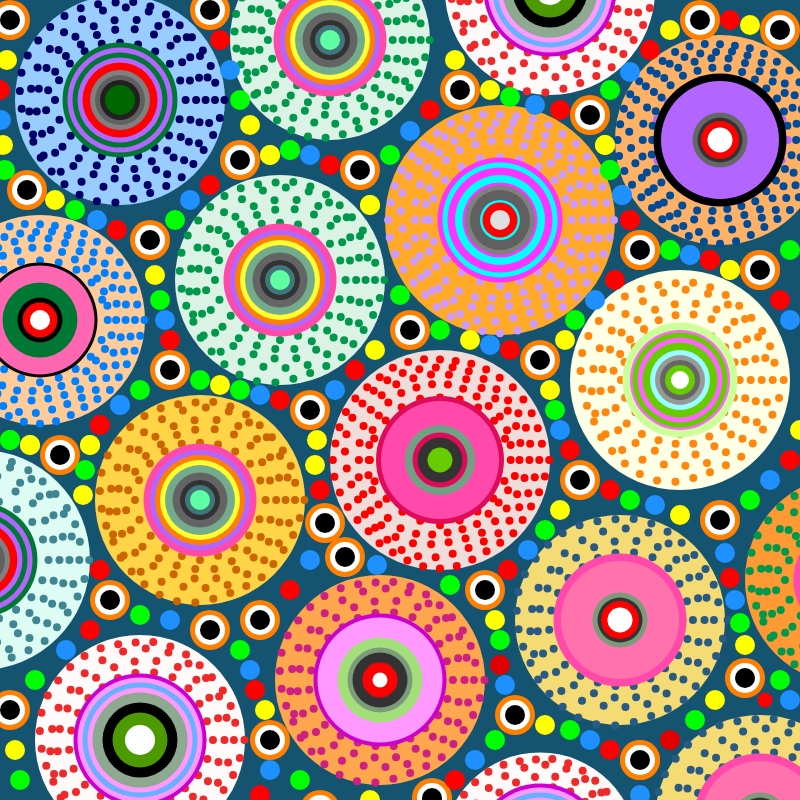
Frame 1 (no input)
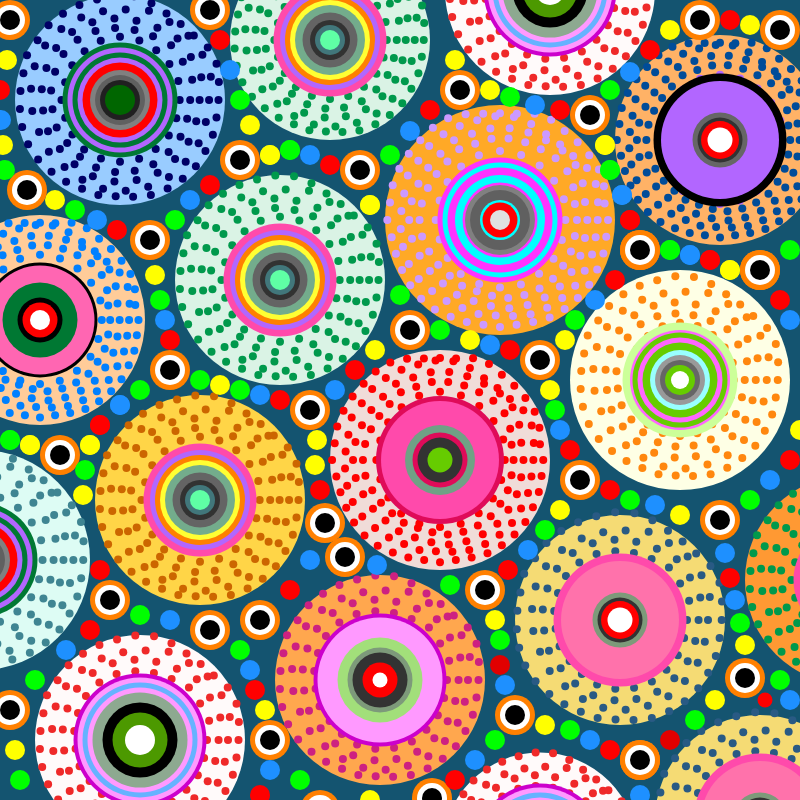
Frame 60 (no input)
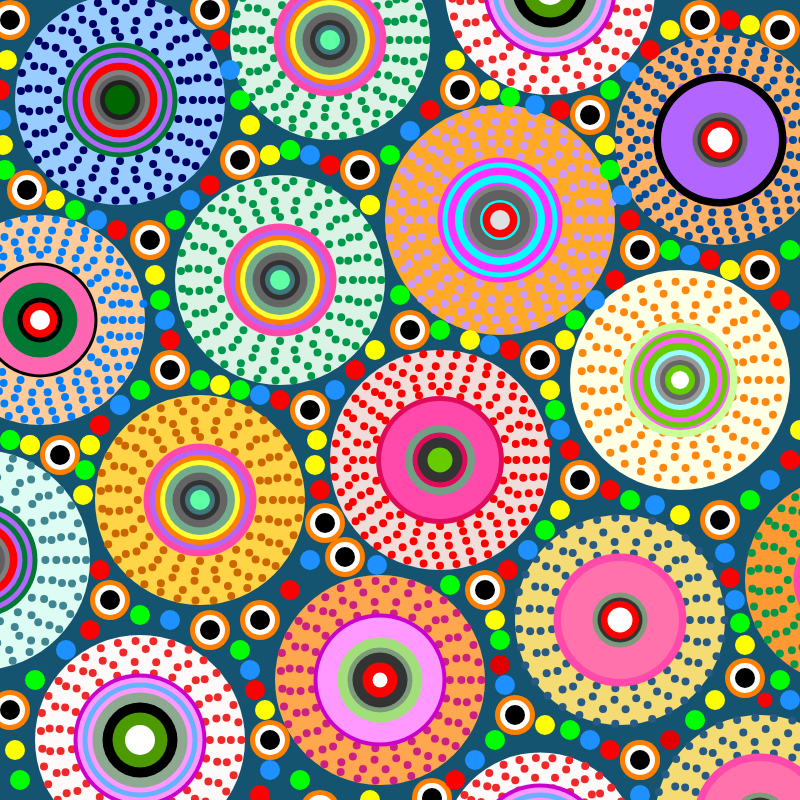
Frame 120 (the mouse pressed at the canvas centre since frame 60)

The p5.js sketch that drew these frames (run headless with seeded random() and noise() and a simulated clock; from frame 60 on, the mouse is pressed at the canvas centre):

// p5.js sketch
// ── sketch.js
let circles;

function setup() {
  createCanvas(800, 800);
   // Movable large circle data
   circles = [
    {
      // The x and y coordinates of the great circle. The size and color of the circle
       x: 280, y: 280, size: 210, color: color(218, 243, 229),
      // Five laps in total. The number of dots in each circle.
       dotCounts: [20, 23, 23, 25, 35],
      // The spacing between each circle of dots.
       radiusFactor: [0.58, 0.68, 0.77, 0.86, 0.95],
      // The color of each circle of dots.
       dotColors: [color(0, 153, 76), color(0, 153, 76), color(0, 153, 76), color(0, 153, 76), color(0, 153, 76)],
       drawRays: false,
      // color of lines
       rayColor: color(255, 130, 46),
      // Number of lines
       numRays: 36,
      // Stack the circles together for each layer of color
       centerCircleColors: [color(255, 74, 171), color(178, 102, 255), color(255, 128, 0), color(255, 255, 51), color(115, 172, 140), color(100, 100, 100), color(50, 50, 50), color(65, 119, 123), color(95, 255, 165)],
      // The size of each layer of the circle stacked together
       centerCircleSizes: [113, 100, 90, 80, 70, 55, 40, 30, 20],
       shake: false
     },
     {
      x: 440, y: 460, size: 220, color: color(240, 220, 216),
      dotCounts: [20, 30, 30, 35, 40],
      radiusFactor: [0.6, 0.68, 0.77, 0.86, 0.95],
      dotColors: [color(255, 0, 0), color(255, 0, 0), color(255, 0, 0), color(255, 0, 0), color(255, 0, 0)],
      drawRays: false,
      centerCircleColors: [color(223, 11, 89), color(255, 74, 171), color(112, 161, 133), color(223, 11, 89), color(51, 51, 51), color(102, 204, 0)],
      centerCircleSizes: [128, 118, 70, 55, 45, 25]
    },
    {
      x: 330, y: 40, size: 200, color: color(218, 243, 229),
      dotCounts: [20, 23, 23, 25, 35],
      radiusFactor: [0.58, 0.68, 0.77, 0.86, 0.95],
      dotColors: [color(0, 153, 76), color(0, 153, 76), color(0, 153, 76), color(0, 153, 76), color(0, 153, 76)],
      drawRays: true,
      rayColor: color(255, 165, 0),
      numRays: 36,
      centerCircleColors: [color(255, 74, 171), color(178, 102, 255), color(255, 128, 0), color(255, 255, 51), color(115, 172, 140), color(100, 100, 100), color(50, 50, 50), color(65, 119, 123), color(95, 255, 165)],
      centerCircleSizes: [113, 100, 90, 80, 70, 55, 40, 30, 20]
    },
    {
      x: 850, y: 580, size: 210, color: color(255, 153, 51),
      dotCounts: [20, 23, 23, 25, 35],
      radiusFactor: [0.58, 0.68, 0.77, 0.86, 0.95],
      dotColors: [color(0, 153, 76), color(0, 153, 76), color(0, 153, 76), color(0, 153, 76), color(0, 153, 76)],
      drawRays: true,
      rayColor: color(255, 165, 0),
      numRays: 36,
      centerCircleColors: [color(255, 74, 171), color(178, 102, 255), color(255, 128, 0), color(255, 255, 51), color(115, 172, 140), color(100, 100, 100), color(50, 50, 50), color(65, 119, 123), color(95, 255, 165)],
      centerCircleSizes: [113, 100, 90, 80, 70, 55, 40, 30, 20]
    },
    {
      x: -20, y: 560, size: 220, color: color(221, 252, 244),
      dotCounts: [20, 23, 23, 25, 35],
      radiusFactor: [0.58, 0.68, 0.77, 0.86, 0.95],
      dotColors: [color(63, 133, 146), color(63, 133, 146), color(63, 133, 146), color(63, 133, 146), color(63, 133, 146)],
      drawRays: false,
      centerCircleColors: [color(0, 120, 51), color(178, 102, 255), color(0, 120, 51), color(178, 102, 255), color(255, 0, 0), color(128, 128, 128), color(96, 96, 96), color(32, 32, 32), color(0, 102, 0)],
      centerCircleSizes: [115, 105, 95, 85, 75, 60, 50, 40, 30]
    },
    {
      x: 120, y: 100, size: 210, color: color(153, 204, 255),
      dotCounts: [20, 23, 23, 25, 35],
      radiusFactor: [0.58, 0.68, 0.77, 0.86, 0.95],
      dotColors: [color(0, 0, 102), color(0, 0, 102), color(0, 0, 102), color(0, 0, 102), color(0, 0, 102)],
      drawRays: false,
      centerCircleColors: [color(0, 120, 51), color(178, 102, 255), color(0, 120, 51), color(178, 102, 255), color(255, 0, 0), color(128, 128, 128), color(96, 96, 96), color(32, 32, 32), color(0, 102, 0)],
      centerCircleSizes: [115, 105, 95, 85, 75, 60, 50, 40, 30]
    },
    {
      x: 40, y: 320, size: 210, color: color(255, 204, 153),
      dotCounts: [20, 30, 30, 35, 40],
      radiusFactor: [0.6, 0.68, 0.77, 0.86, 0.95],
      dotColors: [color(0, 128, 255), color(0, 128, 255), color(0, 128, 255), color(0, 128, 255), color(0, 128, 255)],
      drawRays: false,
      centerCircleColors: [color(0, 0, 0), color(255, 102, 178), color(0, 120, 51), color(0, 0, 0), color(255, 0, 0), color(255, 255, 255)],
      centerCircleSizes: [115, 109, 75, 45, 35, 20]
    },
    {
      x: 200, y: 500, size: 210, color: color(255, 213, 71),
      dotCounts: [20, 23, 23, 25, 35],
      radiusFactor: [0.58, 0.68, 0.77, 0.86, 0.95],
      dotColors: [color(204, 102, 0), color(204, 102, 0), color(204, 102, 0), color(204, 102, 0), color(204, 102, 0)],
      drawRays: true,
      rayColor: color(255, 130, 46),
      numRays: 36,
      centerCircleColors: [color(255, 74, 171), color(178, 102, 255), color(255, 128, 0), color(255, 255, 51), color(115, 172, 140), color(100, 100, 100), color(50, 50, 50), color(65, 119, 123), color(95, 255, 165)],
      centerCircleSizes: [113, 100, 90, 80, 70, 55, 40, 30, 20]
    },
    {
      x: 140, y: 740, size: 210, color: color(255, 250, 250),
      dotCounts: [20, 23, 23, 25, 35],
      radiusFactor: [0.55, 0.65, 0.76, 0.85, 0.95],
      dotColors: [color(239, 41, 41), color(239, 41, 41), color(239, 41, 41), color(239, 41, 41), color(239, 41, 41)],
      drawRays: false,
      centerCircleColors: [color(204, 0, 204), color(255, 153, 255), color(102, 178, 255), color(255, 153, 255), color(141, 169, 144), color(0, 0, 0), color(76, 153, 0), color(255, 255, 255)],
      centerCircleSizes: [133, 125, 115, 105, 95, 75, 55, 30]
    },
    {
      x: 380, y: 680, size: 210, color: color(255, 167, 78),
      dotCounts: [20, 23, 23, 25, 35],
      radiusFactor: [0.55, 0.65, 0.76, 0.85, 0.95],
      dotColors: [color(205, 33, 129), color(205, 33, 129), color(205, 33, 129), color(205, 33, 129), color(205, 33, 129)],
      drawRays: false,
      centerCircleColors: [color(204, 0, 204), color(255, 153, 255), color(162, 223, 122), color(125, 154, 122), color(51, 51, 51), color(255, 0, 0), color(255, 255, 255)],
      centerCircleSizes: [133, 125, 85, 65, 55, 35, 15]
    },
    {
      x: 540, y: 850, size: 195, color: color(255, 250, 250),
      dotCounts: [20, 23, 23, 25, 35],
      radiusFactor: [0.55, 0.65, 0.76, 0.85, 0.95],
      dotColors: [color(239, 41, 41), color(239, 41, 41), color(239, 41, 41), color(239, 41, 41), color(239, 41, 41)],
      drawRays: false,
      centerCircleColors: [color(204, 0, 204), color(255, 153, 255), color(102, 178, 255), color(255, 153, 255), color(141, 169, 144), color(0, 0, 0), color(76, 153, 0), color(255, 255, 255)],
      centerCircleSizes: [133, 125, 115, 105, 95, 75, 55, 30]
    },
    {
      x: 620, y: 620, size: 210, color: color(245, 219, 116),
      dotCounts: [20, 23, 23, 25, 35],
      radiusFactor: [0.55, 0.65, 0.76, 0.85, 0.98],
      dotColors: [color(41, 90, 132), color(41, 90, 132), color(41, 90, 132), color(41, 90, 132), color(41, 90, 132)],
      drawRays: false,
      centerCircleColors: [color(255, 74, 171), color(255, 114, 171), color(226, 3, 92), color(125, 154, 122), color(51, 51, 51), color(255, 0, 0), color(255, 255, 255)],
      centerCircleSizes: [133, 118, 5, 55, 45, 38, 25]
    },
    {
      x: 680, y: 380, size: 220, color: color(254, 255, 229),
      dotCounts: [20, 23, 23, 25, 35],
      radiusFactor: [0.5, 0.6, 0.7, 0.8, 0.9],
      dotColors: [color(255, 135, 14), color(255, 135, 14), color(255, 135, 14), color(255, 135, 14), color(255, 135, 14)],
      drawRays: false,
      centerCircleColors: [color(204, 255, 153), color(255, 102, 255), color(102, 204, 0), color(255, 102, 255), color(102, 204, 0), color(153, 255, 255), color(153, 153, 153), color(102, 102, 102), color(102, 204, 0), color(255, 255, 255)],
      centerCircleSizes: [115, 100, 95, 85, 75, 60, 50, 40, 30, 18]
    },
    {
      x: 500, y: 220, size: 230, color: color(255, 169, 38),
      dotCounts: [20, 30, 30, 35, 40],
      radiusFactor: [0.58, 0.68, 0.77, 0.86, 0.95],
      dotColors: [color(204, 153, 255), color(204, 153, 255), color(204, 153, 255), color(204, 153, 255), color(204, 153, 255)],
      drawRays: false,
      centerCircleColors: [color(255, 51, 255), color(0, 255, 255), color(255, 51, 255), color(0, 255, 255), color(255, 51, 255), color(128, 128, 128), color(96, 96, 96), color(0, 255, 255), color(255, 0, 0), color(224, 224, 224)],
      centerCircleSizes: [125, 115, 105, 90, 75, 70, 60, 40, 35, 20]
    },
    {
      x: 550, y: -10, size: 210, color: color(255, 250, 250),
      dotCounts: [20, 23, 23, 25, 35],
      radiusFactor: [0.55, 0.65, 0.76, 0.85, 0.95],
      dotColors: [color(239, 41, 41), color(239, 41, 41), color(239, 41, 41), color(239, 41, 41), color(239, 41, 41)],
      drawRays: false,
      centerCircleColors: [color(204, 0, 204), color(255, 153, 255), color(102, 178, 255), color(255, 153, 255), color(141, 169, 144), color(0, 0, 0), color(76, 153, 0), color(255, 255, 255)],
      centerCircleSizes: [133, 125, 115, 105, 95, 75, 55, 30]
    },
    {
      x: 760, y: 820, size: 210, color: color(245, 219, 116),
      dotCounts: [20, 23, 23, 25, 35],
      radiusFactor: [0.55, 0.65, 0.76, 0.85, 0.98],
      dotColors: [color(41, 90, 132), color(41, 90, 132), color(41, 90, 132), color(41, 90, 132), color(41, 90, 132)],
      drawRays: false,
      centerCircleColors: [color(255, 74, 171), color(255, 114, 171), color(226, 3, 92), color(125, 154, 122), color(51, 51, 51), color(255, 0, 0), color(255, 255, 255)],
      centerCircleSizes: [133, 118, 5, 55, 45, 38, 25]
    },
    {
      x: 720, y: 140, size: 210, color: color(255, 178, 102),
      dotCounts: [20, 30, 30, 35, 40],
      radiusFactor: [0.6, 0.68, 0.77, 0.86, 0.95],
      dotColors: [color(178, 102, 255), color(0, 76, 153), color(0, 76, 153), color(0, 76, 153), color(0, 76, 153)],
      drawRays: false,
      centerCircleColors: [color(0, 0, 0), color(178, 102, 255), color(0, 0, 0), color(102, 102, 102), color(51, 51, 51), color(255, 0, 0), color(255, 255, 255)],
      centerCircleSizes: [133, 118, 5, 55, 45, 38, 25]
    },
    //The smaller circles surrounding the larger circle.
    //The small circle with three centers.
    {
      x: 150, y: 240, size: 30, color: color(218, 243, 229),
      dotCounts: [0],
      radiusFactor: [0.58, 0.68, 0.77, 0.86, 0.95],
      dotColors: [color(0, 153, 76), color(0, 153, 76), color(0, 153, 76), color(0, 153, 76), color(0, 153, 76)],
      centerCircleColors: [color(255, 128, 0), color(255, 255, 255), color(0, 0, 0)],
      centerCircleSizes: [40, 30, 20]
    },
    //Small circles of solid color
    {
      x: 117, y: 230, size: 20, color: color(255, 0, 0),
    },
    {
      x: 97, y: 220, size: 20, color: color(30, 144, 255),
    },
    {
      x: 75, y: 210, size: 20, color: color(0, 255, 0),
    },
    {
      x: 55, y: 200, size: 20, color: color(255, 255, 0),
    },
    {
      x: 27, y: 190, size: 25, color: color(218, 243, 229),
      dotCounts: [0],
      radiusFactor: [0.58, 0.68, 0.77, 0.86, 0.95],
      dotColors: [color(0, 153, 76), color(0, 153, 76), color(0, 153, 76), color(0, 153, 76), color(0, 153, 76)],
      centerCircleColors: [color(255, 128, 0), color(255, 255, 255), color(0, 0, 0)],
      centerCircleSizes: [40, 30, 20]
    },
    {
      x: 0, y: 90, size: 20, color: color(255, 0, 0),
    },
    {
      x: 1, y: 120, size: 20, color: color(30, 144, 255),
    },
    {
      x: 5, y: 170, size: 20, color: color(0, 255, 0),
    },
    {
      x: 3, y: 145, size: 20, color: color(255, 255, 0),
    },
    {
      x: 7, y: 60, size: 20, color: color(255, 255, 0),
      dotCounts: [0],
      radiusFactor: [0.58, 0.68, 0.77, 0.86, 0.95],
      dotColors: [color(0, 153, 76), color(0, 153, 76), color(0, 153, 76), color(0, 153, 76), color(0, 153, 76)],
      centerCircleColors: [],
      centerCircleSizes: []
    },
    {
      x: 10, y: 20, size: 25, color: color(218, 243, 229),
      dotCounts: [0],
      radiusFactor: [0.58, 0.68, 0.77, 0.86, 0.95],
      dotColors: [color(0, 153, 76), color(0, 153, 76), color(0, 153, 76), color(0, 153, 76), color(0, 153, 76)],
      centerCircleColors: [color(255, 128, 0), color(255, 255, 255), color(0, 0, 0)],
      centerCircleSizes: [40, 30, 20]
    },
    {
      x: 240, y: 160, size: 25, color: color(218, 243, 229),
      dotCounts: [0],
      radiusFactor: [0.58, 0.68, 0.77, 0.86, 0.95],
      dotColors: [color(0, 153, 76), color(0, 153, 76), color(0, 153, 76), color(0, 153, 76), color(0, 153, 76)],
      centerCircleColors: [color(255, 128, 0), color(255, 255, 255), color(0, 0, 0)],
      centerCircleSizes: [40, 30, 20]
    },
    {
      x: 210, y: 185, size: 20, color: color(255, 0, 0),
    },
    {
      x: 190, y: 200, size: 20, color: color(30, 144, 255),
    },
    {
      x: 175, y: 220, size: 20, color: color(0, 255, 0),
    },
    {
      x: 250, y: 125, size: 20, color: color(255, 255, 0),
    },
    {
      x: 240, y: 100, size: 20, color: color(0, 255, 0),
    },
    {
      x: 230, y: 70, size: 20, color: color(30, 144, 255),
    },
    {
      x: 220, y: 40, size: 20, color: color(255, 0, 0),
    },
    {
      x: 210, y: 10, size: 25, color: color(218, 243, 229),
      dotCounts: [0],
      radiusFactor: [0.58, 0.68, 0.77, 0.86, 0.95],
      dotColors: [color(0, 153, 76), color(0, 153, 76), color(0, 153, 76), color(0, 153, 76), color(0, 153, 76)],
      centerCircleColors: [color(255, 128, 0), color(255, 255, 255), color(0, 0, 0)],
      centerCircleSizes: [40, 30, 20]
    },
    //
    {
      x: 360, y: 170, size: 25, color: color(218, 243, 229),
      dotCounts: [0],
      radiusFactor: [0.58, 0.68, 0.77, 0.86, 0.95],
      dotColors: [color(0, 153, 76), color(0, 153, 76), color(0, 153, 76), color(0, 153, 76), color(0, 153, 76)],
      centerCircleColors: [color(255, 128, 0), color(255, 255, 255), color(0, 0, 0)],
      centerCircleSizes: [40, 30, 20]
    },
    {
      x: 330, y: 165, size: 20, color: color(255, 0, 0),
    },
    {
      x: 310, y: 155, size: 20, color: color(30, 144, 255),
    },
    {
      x: 290, y: 150, size: 20, color: color(0, 255, 0),
    },
    {
      x: 270, y: 155, size: 20, color: color(255, 255, 0),
    },
    {
      x: 390, y: 155, size: 20, color: color(0, 255, 0),
    },
    {
      x: 410, y: 131, size: 20, color: color(30, 144, 255),
    },
    {
      x: 430, y: 110, size: 20, color: color(255, 0, 0),
    },
    {
      x: 455, y: 60, size: 20, color: color(255, 255, 0),
    },
    {
      x: 460, y: 90, size: 25, color: color(218, 243, 229),
      dotCounts: [0],
      radiusFactor: [0.58, 0.68, 0.77, 0.86, 0.95],
      dotColors: [color(0, 153, 76), color(0, 153, 76), color(0, 153, 76), color(0, 153, 76), color(0, 153, 76)],
      centerCircleColors: [color(255, 128, 0), color(255, 255, 255), color(0, 0, 0)],
      centerCircleSizes: [40, 30, 20]
    },
    //
    {
      x: 590, y: 115, size: 25, color: color(218, 243, 229),
      dotCounts: [0],
      radiusFactor: [0.58, 0.68, 0.77, 0.86, 0.95],
      dotColors: [color(0, 153, 76), color(0, 153, 76), color(0, 153, 76), color(0, 153, 76), color(0, 153, 76)],
      centerCircleColors: [color(255, 128, 0), color(255, 255, 255), color(0, 0, 0)],
      centerCircleSizes: [40, 30, 20]
    },
    {
      x: 560, y: 110, size: 20, color: color(255, 0, 0),
    },
    {
      x: 535, y: 105, size: 20, color: color(30, 144, 255),
    },
    {
      x: 510, y: 97, size: 20, color: color(0, 255, 0),
    },
    {
      x: 490, y: 90, size: 20, color: color(255, 255, 0),
    },
    {
      x: 610, y: 90, size: 20, color: color(0, 255, 0),
    },
    {
      x: 630, y: 72, size: 20, color: color(30, 144, 255),
    },
    {
      x: 650, y: 50, size: 20, color: color(255, 0, 0),
    },
    {
      x: 670, y: 30, size: 20, color: color(255, 255, 0),
    },
    {
      x: 700, y: 20, size: 25, color: color(218, 243, 229),
      dotCounts: [0],
      radiusFactor: [0.58, 0.68, 0.77, 0.86, 0.95],
      dotColors: [color(0, 153, 76), color(0, 153, 76), color(0, 153, 76), color(0, 153, 76), color(0, 153, 76)],
      centerCircleColors: [color(255, 128, 0), color(255, 255, 255), color(0, 0, 0)],
      centerCircleSizes: [40, 30, 20]
    },
    //
    {
      x: 730, y: 20, size: 20, color: color(255, 0, 0),
    },
    {
      x: 750, y: 25, size: 20, color: color(255, 255, 0),
    },
    {
      x: 780, y: 30, size: 25, color: color(218, 243, 229),
      dotCounts: [0],
      radiusFactor: [0.58, 0.68, 0.77, 0.86, 0.95],
      dotColors: [color(0, 153, 76), color(0, 153, 76), color(0, 153, 76), color(0, 153, 76), color(0, 153, 76)],
      centerCircleColors: [color(255, 128, 0), color(255, 255, 255), color(0, 0, 0)],
      centerCircleSizes: [40, 30, 20]
    },
    {
      x: 640, y: 250, size: 25, color: color(218, 243, 229),
          dotCounts: [0],
          radiusFactor: [0.58, 0.68, 0.77, 0.86, 0.95],
          dotColors: [color(0, 153, 76), color(0, 153, 76), color(0, 153, 76), color(0, 153, 76), color(0, 153, 76)],
          centerCircleColors: [color(255, 128, 0), color(255, 255, 255), color(0, 0, 0)],
          centerCircleSizes: [40, 30, 20]
        },
        {
          x: 630, y: 220, size: 20, color: color(255, 0, 0),
        },
        {
          x: 622, y: 195, size: 20, color: color(30, 144, 255),
        },
        {
          x: 610, y: 170, size: 20, color: color(0, 255, 0),
        },
        {
          x: 605, y: 145, size: 20, color: color(255, 255, 0),
        },
        {
          x: 670, y: 250, size: 20, color: color(0, 255, 0),
        },
        {
          x: 690, y: 255, size: 20, color: color(30, 144, 255),
        },
        {
          x: 710, y: 260, size: 20, color: color(255, 0, 0),
        },
        {
          x: 730, y: 270, size: 20, color: color(255, 255, 0),
        },
        {
          x: 370, y: 205, size: 20, color: color(255, 255, 0),
        },
        {
          x: 760, y: 270, size: 25, color: color(218, 243, 229),
          dotCounts: [0],
          radiusFactor: [0.58, 0.68, 0.77, 0.86, 0.95],
          dotColors: [color(0, 153, 76), color(0, 153, 76), color(0, 153, 76), color(0, 153, 76), color(0, 153, 76)],
          centerCircleColors: [color(255, 128, 0), color(255, 255, 255), color(0, 0, 0)],
          centerCircleSizes: [40, 30, 20]
        },
        //
                //
        {
          x: 640, y: 250, size: 25, color: color(218, 243, 229),
          dotCounts: [0],
          radiusFactor: [0.58, 0.68, 0.77, 0.86, 0.95],
          dotColors: [color(0, 153, 76), color(0, 153, 76), color(0, 153, 76), color(0, 153, 76), color(0, 153, 76)],
          centerCircleColors: [color(255, 128, 0), color(255, 255, 255), color(0, 0, 0)],
          centerCircleSizes: [40, 30, 20]
        },
        {
          x: 630, y: 220, size: 20, color: color(255, 0, 0),
        },
        {
          x: 622, y: 195, size: 20, color: color(30, 144, 255),
        },
        {
          x: 610, y: 170, size: 20, color: color(0, 255, 0),
        },
        {
          x: 605, y: 145, size: 20, color: color(255, 255, 0),
        },
        {
          x: 670, y: 250, size: 20, color: color(0, 255, 0),
        },
        {
          x: 690, y: 255, size: 20, color: color(30, 144, 255),
        },
        {
          x: 710, y: 260, size: 20, color: color(255, 0, 0),
        },
        {
          x: 730, y: 270, size: 20, color: color(255, 255, 0),
        },
        {
          x: 370, y: 205, size: 20, color: color(255, 255, 0),
        },
        {
          x: 760, y: 270, size: 25, color: color(218, 243, 229),
          dotCounts: [0],
          radiusFactor: [0.58, 0.68, 0.77, 0.86, 0.95],
          dotColors: [color(0, 153, 76), color(0, 153, 76), color(0, 153, 76), color(0, 153, 76), color(0, 153, 76)],
          centerCircleColors: [color(255, 128, 0), color(255, 255, 255), color(0, 0, 0)],
          centerCircleSizes: [40, 30, 20]
        },
        //
        {
          x: 170, y: 370, size: 25, color: color(218, 243, 229),
          dotCounts: [0],
          radiusFactor: [0.58, 0.68, 0.77, 0.86, 0.95],
          dotColors: [color(0, 153, 76), color(0, 153, 76), color(0, 153, 76), color(0, 153, 76), color(0, 153, 76)],
          centerCircleColors: [color(255, 128, 0), color(255, 255, 255), color(0, 0, 0)],
          centerCircleSizes: [40, 30, 20]
        },
        {
          x: 170, y: 340, size: 20, color: color(255, 0, 0),
        },
        {
          x: 165, y: 320, size: 20, color: color(30, 144, 255),
        },
        {
          x: 160, y: 300, size: 20, color: color(0, 255, 0),
        },
        {
          x: 155, y: 275, size: 20, color: color(255, 255, 0),
        },
        {
          x: 140, y: 390, size: 20, color: color(0, 255, 0),
        },
        {
          x: 120, y: 405, size: 20, color: color(30, 144, 255),
        },
        {
          x: 100, y: 425, size: 20, color: color(255, 0, 0),
        },
        {
          x: 90, y: 445, size: 20, color: color(255, 255, 0),
        },
        {
          x: 30, y: 445, size: 20, color: color(255, 255, 0),
        },
        {
          x: 10, y: 440, size: 20, color: color(0, 255, 0),
        },
        {
          x: 60, y: 455, size: 25, color: color(218, 243, 229),
          dotCounts: [0],
          radiusFactor: [0.58, 0.68, 0.77, 0.86, 0.95],
          dotColors: [color(0, 153, 76), color(0, 153, 76), color(0, 153, 76), color(0, 153, 76), color(0, 153, 76)],
          centerCircleColors: [color(255, 128, 0), color(255, 255, 255), color(0, 0, 0)],
          centerCircleSizes: [40, 30, 20]
        },
        //
        {
          x: 310, y: 410, size: 25, color: color(218, 243, 229),
          dotCounts: [0],
          radiusFactor: [0.58, 0.68, 0.77, 0.86, 0.95],
          dotColors: [color(0, 153, 76), color(0, 153, 76), color(0, 153, 76), color(0, 153, 76), color(0, 153, 76)],
          centerCircleColors: [color(255, 128, 0), color(255, 255, 255), color(0, 0, 0)],
          centerCircleSizes: [40, 30, 20]
        },
        {
          x: 280, y: 400, size: 20, color: color(255, 0, 0),
        },
        {
          x: 260, y: 395, size: 20, color: color(30, 144, 255),
        },
        {
          x: 240, y: 390, size: 20, color: color(0, 255, 0),
        },
        {
          x: 220, y: 385, size: 20, color: color(255, 255, 0),
        },
        {
          x: 200, y: 380, size: 20, color: color(0, 255, 0),
        },
        {
          x: 335, y: 390, size: 20, color: color(30, 144, 255),
        },
        {
          x: 355, y: 370, size: 20, color: color(255, 0, 0),
        },
        {
          x: 375, y: 350, size: 20, color: color(255, 255, 0),
        },
        {
          x: 400, y: 295, size: 20, color: color(0, 255, 0),
        },
        {
          x: 440, y: 330, size: 20, color: color(0, 255, 0),
        },
        {
          x: 410, y: 330, size: 25, color: color(218, 243, 229),
          dotCounts: [0],
          radiusFactor: [0.58, 0.68, 0.77, 0.86, 0.95],
          dotColors: [color(0, 153, 76), color(0, 153, 76), color(0, 153, 76), color(0, 153, 76), color(0, 153, 76)],
          centerCircleColors: [color(255, 128, 0), color(255, 255, 255), color(0, 0, 0)],
          centerCircleSizes: [40, 30, 20]
        },
        //
        {
          x: 540, y: 360, size: 25, color: color(218, 243, 229),
          dotCounts: [0],
          radiusFactor: [0.58, 0.68, 0.77, 0.86, 0.95],
          dotColors: [color(0, 153, 76), color(0, 153, 76), color(0, 153, 76), color(0, 153, 76), color(0, 153, 76)],
          centerCircleColors: [color(255, 128, 0), color(255, 255, 255), color(0, 0, 0)],
          centerCircleSizes: [40, 30, 20]
        },
        {
          x: 510, y: 350, size: 20, color: color(255, 0, 0),
        },
        {
          x: 490, y: 345, size: 20, color: color(30, 144, 255),
        },
        {
          x: 470, y: 340, size: 20, color: color(255, 255, 0),
        },
        {
          x: 565, y: 340, size: 20, color: color(255, 255, 0),
        },
        {
          x: 575, y: 320, size: 20, color: color(0, 255, 0),
        },
        {
          x: 595, y: 300, size: 20, color: color(30, 144, 255),
        },
        {
          x: 615, y: 280, size: 20, color: color(255, 0, 0),
        },
        {
          x: 790, y: 250, size: 20, color: color(0, 255, 0),
        },
        {
          x: 780, y: 300, size: 20, color: color(255, 0, 0),
        },
        {
          x: 790, y: 320, size: 20, color: color(30, 144, 255),
        },

    {
      x: 580, y: 480, size: 30, color: color(218, 243, 229),
      dotCounts: [0],
      radiusFactor: [0.58, 0.68, 0.77, 0.86, 0.95],
      dotColors: [color(0, 153, 76), color(0, 153, 76), color(0, 153, 76), color(0, 153, 76), color(0, 153, 76)],
      centerCircleColors: [color(255, 128, 0), color(255, 255, 255), color(0, 0, 0)],
      centerCircleSizes: [40, 30, 20]
    },
    {
      x: 570, y: 450, size: 20, color: color(255, 0, 0),
    },
    {
      x: 560, y: 430, size: 20, color: color(30, 144, 255),
    },
    {
      x: 555, y: 410, size: 20, color: color(0, 255, 0),
    },
    {
      x: 550, y: 390, size: 20, color: color(255, 255, 0),
    },
    {
      x: 720, y: 520, size: 30, color: color(218, 243, 229),
      dotCounts: [0],
      radiusFactor: [0.58, 0.68, 0.77, 0.86, 0.95],
      dotColors: [color(0, 153, 76), color(0, 153, 76), color(0, 153, 76), color(0, 153, 76), color(0, 153, 76)],
      centerCircleColors: [color(255, 128, 0), color(255, 255, 255), color(0, 0, 0)],
      centerCircleSizes: [40, 30, 20]
    },
    {
      x: 610, y: 490, size: 20, color: color(255, 0, 0),
    },
    {
      x: 655, y: 505, size: 20, color: color(30, 144, 255),
    },
    {
      x: 630, y: 500, size: 20, color: color(0, 255, 0),
    },
    {
      x: 680, y: 515, size: 20, color: color(255, 255, 0),
    },
    {
      x: 750, y: 500, size: 20, color: color(0, 255, 0),
    },
    {
      x: 770, y: 480, size: 20, color: color(30, 144, 255),
    },
    {
      x: 790, y: 460, size: 20, color: color(255, 0, 0),
    },
    {
      x: 800, y: 430, size: 20, color: color(255, 255, 0),
    },
    {
      x: 745, y: 678, size: 30, color: color(218, 243, 229),
      dotCounts: [0],
      radiusFactor: [0.58, 0.68, 0.77, 0.86, 0.95],
      dotColors: [color(0, 153, 76), color(0, 153, 76), color(0, 153, 76), color(0, 153, 76), color(0, 153, 76)],
      centerCircleColors: [color(255, 128, 0), color(255, 255, 255), color(0, 0, 0)],
      centerCircleSizes: [40, 30, 20]
    },
    {
      x: 725, y: 553, size: 20, color: color(30, 144, 255),
    },
    {
      x: 730, y: 578, size: 20, color: color(255, 0, 0),
    },
    {
      x: 735, y: 600, size: 20, color: color(30, 144, 255),
    },
    {
      x: 740, y: 623, size: 20, color: color(0, 255, 0),
    },
    {
      x: 745, y: 645, size: 20, color: color(255, 255, 0),
    },
    {
      x: 780, y: 680, size: 20, color: color(0, 255, 0),
    },
    {
      x: 790, y: 700, size: 20, color: color(30, 144, 255),
    },
    {
      x: 765, y: 700, size: 15, color: color(255, 0, 0),
    },
    {
      x: 715, y: 700, size: 20, color: color(255, 255, 0),
    },
    {
      x: 695, y: 720, size: 20, color: color(0, 255, 0),
    },
    {
      x: 670, y: 740, size: 20, color: color(225, 0, 0),
    },
    {
      x: 640, y: 760, size: 25, color: color(218, 243, 229),
      dotCounts: [0],
      radiusFactor: [0.58, 0.68, 0.77, 0.86, 0.95],
      dotColors: [color(0, 153, 76), color(0, 153, 76), color(0, 153, 76), color(0, 153, 76), color(0, 153, 76)],
      centerCircleColors: [color(255, 128, 0), color(255, 255, 255), color(0, 0, 0)],
      centerCircleSizes: [40, 30, 20]
    },
    {
      x: 640, y: 795, size: 20, color: color(30, 144, 255),
    },
    {
      x: 515, y: 715, size: 25, color: color(218, 243, 229),
      dotCounts: [0],
      radiusFactor: [0.58, 0.68, 0.77, 0.86, 0.95],
      dotColors: [color(0, 153, 76), color(0, 153, 76), color(0, 153, 76), color(0, 153, 76), color(0, 153, 76)],
      centerCircleColors: [color(255, 128, 0), color(255, 255, 255), color(0, 0, 0)],
      centerCircleSizes: [40, 30, 20]
    },
    {
      x: 610, y: 750, size: 20, color: color(255, 0, 0),
    },
    {
      x: 590, y: 740, size: 20, color: color(30, 144, 255),
    },
    {
      x: 570, y: 730, size: 20, color: color(0, 255, 0),
    },
    {
      x: 545, y: 725, size: 20, color: color(255, 255, 0),
    },
    {
      x: 432, y: 798, size: 25, color: color(218, 243, 229),
      dotCounts: [0],
      radiusFactor: [0.58, 0.68, 0.77, 0.86, 0.95],
      dotColors: [color(0, 153, 76), color(0, 153, 76), color(0, 153, 76), color(0, 153, 76), color(0, 153, 76)],
      centerCircleColors: [color(255, 128, 0), color(255, 255, 255), color(0, 0, 0)],
      centerCircleSizes: [40, 30, 20]
    },
    {
      x: 495, y:740, size: 20, color: color(0, 255, 0),
    },
    {
      x: 475, y: 760, size: 20, color: color(30, 144, 255),
    },
    {
      x: 455, y: 780, size: 20, color: color(255, 0, 0),
    },
    {
      x: 485, y: 590, size: 25, color: color(218, 243, 229),
      dotCounts: [0],
      radiusFactor: [0.58, 0.68, 0.77, 0.86, 0.95],
      dotColors: [color(0, 153, 76), color(0, 153, 76), color(0, 153, 76), color(0, 153, 76), color(0, 153, 76)],
      centerCircleColors: [color(255, 128, 0), color(255, 255, 255), color(0, 0, 0)],
      centerCircleSizes: [40, 30, 20]
    },
    {
      x: 495, y: 620, size: 20, color: color(255, 255, 0),
    },
    {
      x: 500, y: 640, size: 20, color: color(0, 255, 0),
    },
    {
      x: 500, y: 665, size: 20, color: color(225, 0, 0),
    },
    {
      x: 505, y: 685, size: 20, color: color(30, 144, 255),
    },
    {
      x: 640, y: 760, size: 25, color: color(218, 243, 229),
      dotCounts: [0],
      radiusFactor: [0.58, 0.68, 0.77, 0.86, 0.95],
      dotColors: [color(0, 153, 76), color(0, 153, 76), color(0, 153, 76), color(0, 153, 76), color(0, 153, 76)],
      centerCircleColors: [color(255, 128, 0), color(255, 255, 255), color(0, 0, 0)],
      centerCircleSizes: [40, 30, 20]
    },
    {
      x: 560, y: 510, size: 20, color: color(255, 255, 0),
    },
    {
      x: 545, y: 530, size: 20, color: color(0, 255, 0),
    },
    {
      x: 528, y: 550, size: 20, color: color(30, 144, 255),
    },
    {
      x: 508, y: 570, size: 20, color: color(255, 0, 0),
    },
    {
      x: 325, y: 523, size: 25, color: color(218, 243, 229),
      dotCounts: [0],
      radiusFactor: [0.58, 0.68, 0.77, 0.86, 0.95],
      dotColors: [color(0, 153, 76), color(0, 153, 76), color(0, 153, 76), color(0, 153, 76), color(0, 153, 76)],
      centerCircleColors: [color(255, 128, 0), color(255, 255, 255), color(0, 0, 0)],
      centerCircleSizes: [40, 30, 20]
    },
    {
      x: 345, y: 557, size: 25, color: color(218, 243, 229),
      dotCounts: [0],
      radiusFactor: [0.58, 0.68, 0.77, 0.86, 0.95],
      dotColors: [color(0, 153, 76), color(0, 153, 76), color(0, 153, 76), color(0, 153, 76), color(0, 153, 76)],
      centerCircleColors: [color(255, 128, 0), color(255, 255, 255), color(0, 0, 0)],
      centerCircleSizes: [40, 30, 20]
    },
    {
      x: 320, y: 490, size: 20, color: color(255, 0, 0),
    },
    {
      x: 377, y: 565, size: 20, color: color(30, 144, 255),
    },
    {
      x: 450, y: 585, size: 20, color: color(0, 255, 0),
    },
    {
      x: 315, y: 465, size: 20, color: color(255, 255, 0),
    },
    {
      x: 317, y: 440, size: 20, color: color(255, 255, 0),
    },
    {
      x: 260, y: 620, size: 25, color: color(218, 243, 229),
      dotCounts: [0],
      radiusFactor: [0.58, 0.68, 0.77, 0.86, 0.95],
      dotColors: [color(0, 153, 76), color(0, 153, 76), color(0, 153, 76), color(0, 153, 76), color(0, 153, 76)],
      centerCircleColors: [color(255, 128, 0), color(255, 255, 255), color(0, 0, 0)],
      centerCircleSizes: [40, 30, 20]
    },
    {
      x: 210, y: 630, size: 25, color: color(218, 243, 229),
      dotCounts: [0],
      radiusFactor: [0.58, 0.68, 0.77, 0.86, 0.95],
      dotColors: [color(0, 153, 76), color(0, 153, 76), color(0, 153, 76), color(0, 153, 76), color(0, 153, 76)],
      centerCircleColors: [color(255, 128, 0), color(255, 255, 255), color(0, 0, 0)],
      centerCircleSizes: [40, 30, 20]
    },
    {
      x: 290, y: 590, size: 20, color: color(255, 0, 0),
    },
    {
      x: 310, y: 560, size: 20, color: color(30, 144, 255),
    },
    {
      x: 290, y: 150, size: 20, color: color(0, 255, 0),
    },
    {
      x: 270, y: 155, size: 20, color: color(255, 255, 0),
    },
    {
      x: 240, y: 650, size: 20, color: color(0, 255, 0),
    },
    {
      x: 250, y: 670, size: 20, color: color(30, 144, 255),
    },
    {
      x: 255, y: 690, size: 20, color: color(255, 0, 0),
    },
    {
      x: 265, y: 710, size: 20, color: color(255, 255, 0),
    },
    {
      x: 270, y: 740, size: 25, color: color(218, 243, 229),
      dotCounts: [0],
      radiusFactor: [0.58, 0.68, 0.77, 0.86, 0.95],
      dotColors: [color(0, 153, 76), color(0, 153, 76), color(0, 153, 76), color(0, 153, 76), color(0, 153, 76)],
      centerCircleColors: [color(255, 128, 0), color(255, 255, 255), color(0, 0, 0)],
      centerCircleSizes: [40, 30, 20]
    },
    {
      x: 320, y: 810, size: 25, color: color(218, 243, 229),
      dotCounts: [0],
      radiusFactor: [0.58, 0.68, 0.77, 0.86, 0.95],
      dotColors: [color(0, 153, 76), color(0, 153, 76), color(0, 153, 76), color(0, 153, 76), color(0, 153, 76)],
      centerCircleColors: [color(255, 128, 0), color(255, 255, 255), color(0, 0, 0)],
      centerCircleSizes: [40, 30, 20]
    },
    {
      x: 270, y: 770, size: 20, color: color(30, 144, 255),
    },
    {
      x: 260, y: 795, size: 20, color: color(255, 0, 0),
    },
    {
      x: 300, y: 780, size: 20, color: color(0, 255, 0),
    },
    {
      x: 370, y: 800, size: 20, color: color(255, 255, 0),
    },
    {
      x: 110, y: 600, size: 25, color: color(218, 243, 229),
      dotCounts: [0],
      radiusFactor: [0.58, 0.68, 0.77, 0.86, 0.95],
      dotColors: [color(0, 153, 76), color(0, 153, 76), color(0, 153, 76), color(0, 153, 76), color(0, 153, 76)],
      centerCircleColors: [color(255, 128, 0), color(255, 255, 255), color(0, 0, 0)],
      centerCircleSizes: [40, 30, 20]
    },
    {
      x: 140, y: 615, size: 20, color: color(0, 255, 0),
    },
    {
      x: 170, y: 620, size: 20, color: color(30, 144, 255),
    },
    {
      x: 100, y: 570, size: 20, color: color(255, 0, 0),
    },
    {
      x: 83, y: 495, size: 20, color: color(255, 255, 0),
    },
    {
      x: 85, y: 470, size: 20, color: color(0, 255, 0),
    },
    {
      x: 10, y: 710, size: 25, color: color(218, 243, 229),
      dotCounts: [0],
      radiusFactor: [0.58, 0.68, 0.77, 0.86, 0.95],
      dotColors: [color(0, 153, 76), color(0, 153, 76), color(0, 153, 76), color(0, 153, 76), color(0, 153, 76)],
      centerCircleColors: [color(255, 128, 0), color(255, 255, 255), color(0, 0, 0)],
      centerCircleSizes: [40, 30, 20]
    },
    {
      x: 90, y: 630, size: 20, color: color(255, 0, 0),
    },
    {
      x: 66, y: 650, size: 20, color: color(30, 144, 255),
    },
    {
      x: 35, y: 680, size: 20, color: color(0, 255, 0),
    },
    {
      x: 15, y: 750, size: 20, color: color(255, 255, 0),
    },
    {
      x: 20, y: 780, size: 20, color: color(0, 255, 0),
    },
    {
      x: 120, y: 405, size: 20, color: color(30, 144, 255),
    },
    {
      x: 100, y: 425, size: 20, color: color(255, 0, 0),
    },
    {
      x: 90, y: 445, size: 20, color: color(255, 255, 0),
    },
    {
      x: 30, y: 445, size: 20, color: color(255, 255, 0),
    },
    {
      x: 10, y: 440, size: 20, color: color(0, 255, 0),
    },
  ];
}

function draw() {
  background(20, 84, 112);
  drawTheseCircles();
}

function drawTheseCircles() {
  for (let i = 0; i < circles.length; i++) {
    let circle = circles[i];
    fill(circle.color);
    noStroke();
    ellipse(circle.x, circle.y, circle.size);

    if (circle.dotCounts && circle.radiusFactor && circle.dotColors) {
      drawDotsPerlinNoise(circle.x, circle.y, circle.size, circle.dotCounts, circle.radiusFactor, circle.dotColors);
      drawCenterCircles(circle.x, circle.y, circle.centerCircleColors, circle.centerCircleSizes);
    }
  }
}
//I added the dynamic effect of Perlin noise to the dots.
function drawDotsPerlinNoise(x, y, diameter, dotCounts, radiusFactor, dotColors) 
{
  let numRings = dotCounts.length;
  for (let ring = 0; ring < numRings; ring++) {
    let radius = (diameter / 2) * radiusFactor[ring];
    let numDots = dotCounts[ring];
    fill(dotColors[ring]);
    noStroke();
    for (let dot = 0; dot < numDots; dot++) {
      let angle = TWO_PI / numDots * dot;
      //Adjust the smoothness of the noise effect.
      let noiseFactor = noise(dot * 0.2, frameCount * 0.06);
      //Adjust the offset range of noise dynamic effect.
      let offsetRadius = radius + noiseFactor * 22 - 10;
      let dotX = x + offsetRadius * cos(angle);
      let dotY = y + offsetRadius * sin(angle);
      //The value of the dot.
      ellipse(dotX, dotY, 8, 8);
    }
  }
}

function drawCenterCircles(x, y, centerCircleColors, centerCircleSizes) {
  for (let i = 0; i < centerCircleSizes.length; i++) {
    fill(centerCircleColors[i]);
    noStroke();
    ellipse(x, y, centerCircleSizes[i]);
  }
}
